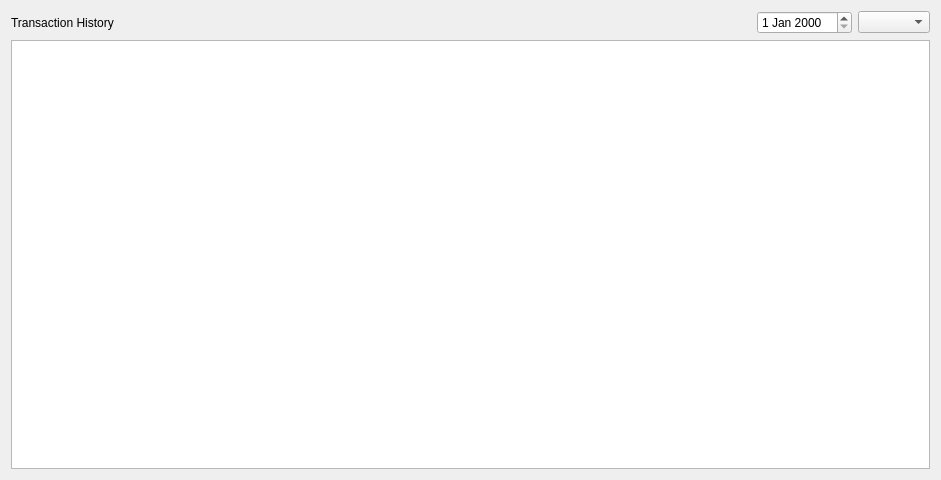
<?xml version="1.0" encoding="UTF-8"?>
<ui version="4.0">
 <class>Dialog</class>
 <widget class="QDialog" name="Dialog">
  <property name="geometry">
   <rect>
    <x>0</x>
    <y>0</y>
    <width>941</width>
    <height>480</height>
   </rect>
  </property>
  <property name="windowTitle">
   <string>Dialog</string>
  </property>
  <layout class="QVBoxLayout" name="verticalLayout">
   <item>
    <layout class="QHBoxLayout" name="horizontalLayout">
     <item>
      <widget class="QLabel" name="label">
       <property name="text">
        <string>Transaction History</string>
       </property>
      </widget>
     </item>
     <item>
      <spacer name="horizontalSpacer">
       <property name="orientation">
        <enum>Qt::Orientation::Horizontal</enum>
       </property>
       <property name="sizeHint" stdset="0">
        <size>
         <width>40</width>
         <height>20</height>
        </size>
       </property>
      </spacer>
     </item>
     <item>
      <widget class="QDateEdit" name="dateEdit"/>
     </item>
     <item>
      <widget class="QComboBox" name="comboBox"/>
     </item>
    </layout>
   </item>
   <item>
    <widget class="QTableWidget" name="tableWidget"/>
   </item>
  </layout>
 </widget>
 <resources/>
 <connections/>
</ui>
